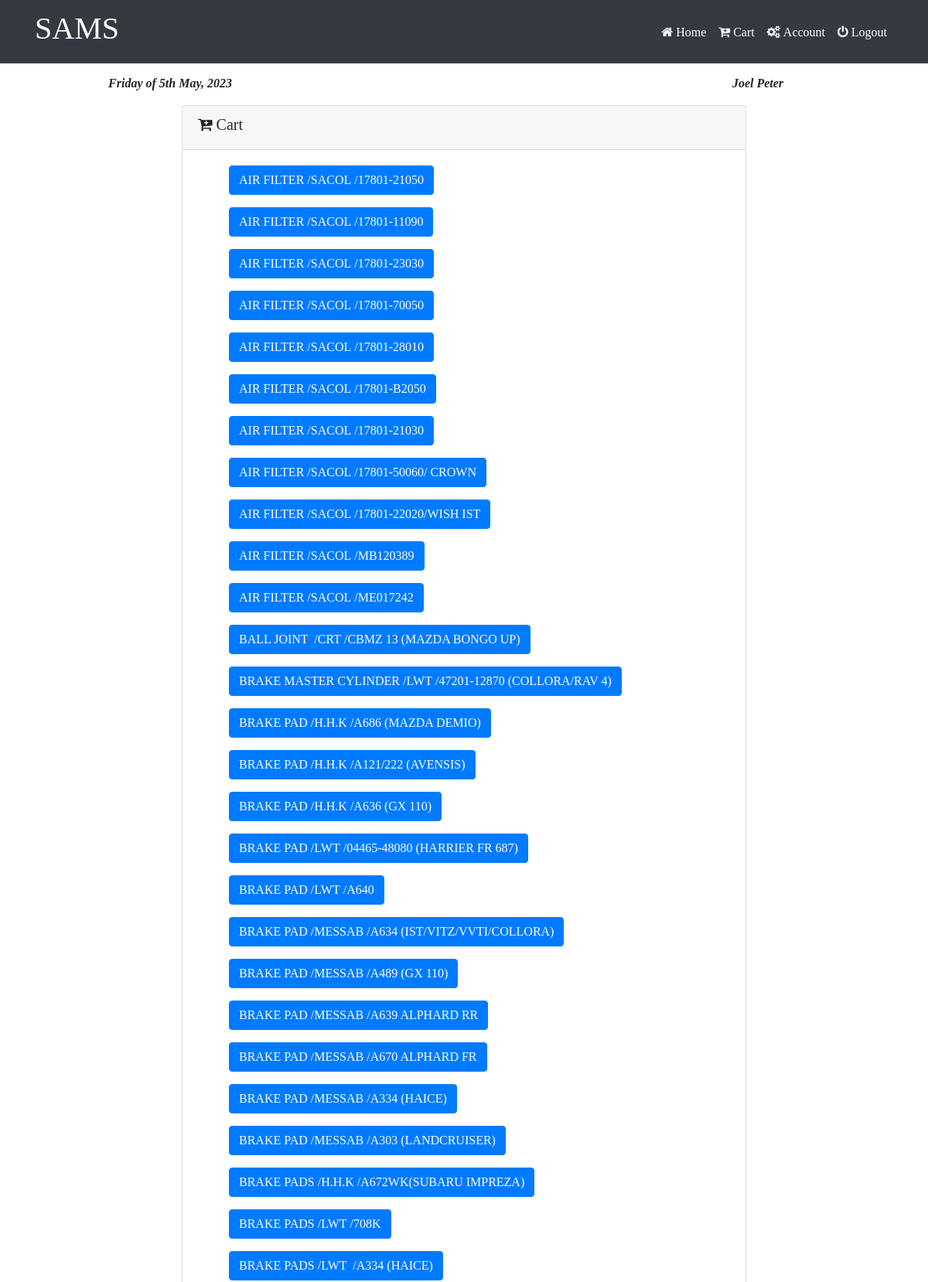
Screenshot of /saler/cart.php (signed in, upper part) with the database file from the repository.
### tables this page shows
CREATE TABLE `products` (
  `pID` int(255) NOT NULL,
  `pname` varchar(255) NOT NULL,
  `bname` varchar(100) NOT NULL,
  `pnumber` varchar(255) NOT NULL,
  `bprice` int(255) NOT NULL,
  `sprice` int(255) NOT NULL,
  `amount` int(255) NOT NULL,
  `pic` varchar(255) NOT NULL,
  `uniq` varchar(255) NOT NULL
);

### saler/cart.php (the view, shortened to what this page needs)
<?php
	@require_once 'includes/config.php';
	include ('includes/header.php');
?>
<div class="container">
	<div class="row">
		<div class="col-sm-2">
		</div>
		<div class="col-sm-8">
			<div class="card">
				<div class="card-header">
					<h5><i class="fa fa-cart-plus"></i>&nbsp;Cart</h5>
				</div>
				<div class="card-body">
						<?php
						$getProducts = mysqli_query($con, "SELECT * FROM products ORDER BY pname ASC");
						while($dataq=mysqli_fetch_assoc($getProducts)){
						?>
						<ul>
							<form action="cart.php" method="POST">
								<button type="submit" name="prdc" class="btn btn-primary"><?php echo $dataq['pname']; ?>&nbsp;/<?php echo $dataq['bname']; ?>&nbsp;/<?php echo $dataq['pnumber']; ?></button>
							</form>
						</ul>
						<?php }?>
				</div>
			</div>
		</div>
		<div class="col-md-2"></div>
	</div>
	<?php
		include ('includes/footer.php');
	?>

### saler/css/style.css (style rules this page uses)
body { margin: 0px; padding: 0px; font-family: Times New Roman, Times, serif; }

### rows the page displays
products: pname "AIR FILTER", bname "SACOL", pnumber "17801-21050"
products: pname "AIR FILTER", bname "SACOL", pnumber "17801-11090"
products: pname "AIR FILTER", bname "SACOL", pnumber "17801-23030"
products: pname "AIR FILTER", bname "SACOL", pnumber "17801-70050"
products: pname "AIR FILTER", bname "SACOL", pnumber "17801-28010"
products: pname "AIR FILTER", bname "SACOL", pnumber "17801-B2050"
products: pname "AIR FILTER", bname "SACOL", pnumber "17801-21030"
products: pname "AIR FILTER", bname "SACOL", pnumber "17801-50060/ CROWN"
products: pname "AIR FILTER", bname "SACOL", pnumber "17801-22020/WISH IST"
products: pname "AIR FILTER", bname "SACOL", pnumber "MB120389"
products: pname "AIR FILTER", bname "SACOL", pnumber "ME017242"
products: pname "BALL JOINT", bname "CRT", pnumber "CBMZ 13 (MAZDA BONGO UP)"
products: pname "BRAKE MASTER CYLINDER", bname "LWT", pnumber "47201-12870 (COLLORA/RAV 4)"
products: pname "BRAKE PAD", bname "H.H.K", pnumber "A686 (MAZDA DEMIO)"
products: pname "BRAKE PAD", bname "H.H.K", pnumber "A121/222 (AVENSIS)"
products: pname "BRAKE PAD", bname "H.H.K", pnumber "A636 (GX 110)"
products: pname "BRAKE PAD", bname "LWT", pnumber "04465-48080 (HARRIER FR 687)"
products: pname "BRAKE PAD", bname "LWT", pnumber "A640"
products: pname "BRAKE PAD", bname "MESSAB", pnumber "A634 (IST/VITZ/VVTI/COLLORA)"
products: pname "BRAKE PAD", bname "MESSAB", pnumber "A489 (GX 110)"
products: pname "BRAKE PAD", bname "MESSAB", pnumber "A639 ALPHARD RR"
products: pname "BRAKE PAD", bname "MESSAB", pnumber "A670 ALPHARD FR"
products: pname "BRAKE PAD", bname "MESSAB", pnumber "A334 (HAICE)"
products: pname "BRAKE PAD", bname "MESSAB", pnumber "A303 (LANDCRUISER)"
products: pname "BRAKE PADS", bname "H.H.K", pnumber "A672WK(SUBARU IMPREZA)"
products: pname "BRAKE PADS", bname "LWT", pnumber "708K"
products: pname "BRAKE PADS", bname "LWT", pnumber "A334 (HAICE)"

### other values shown
$_SESSION['name'] "Joel Peter"
